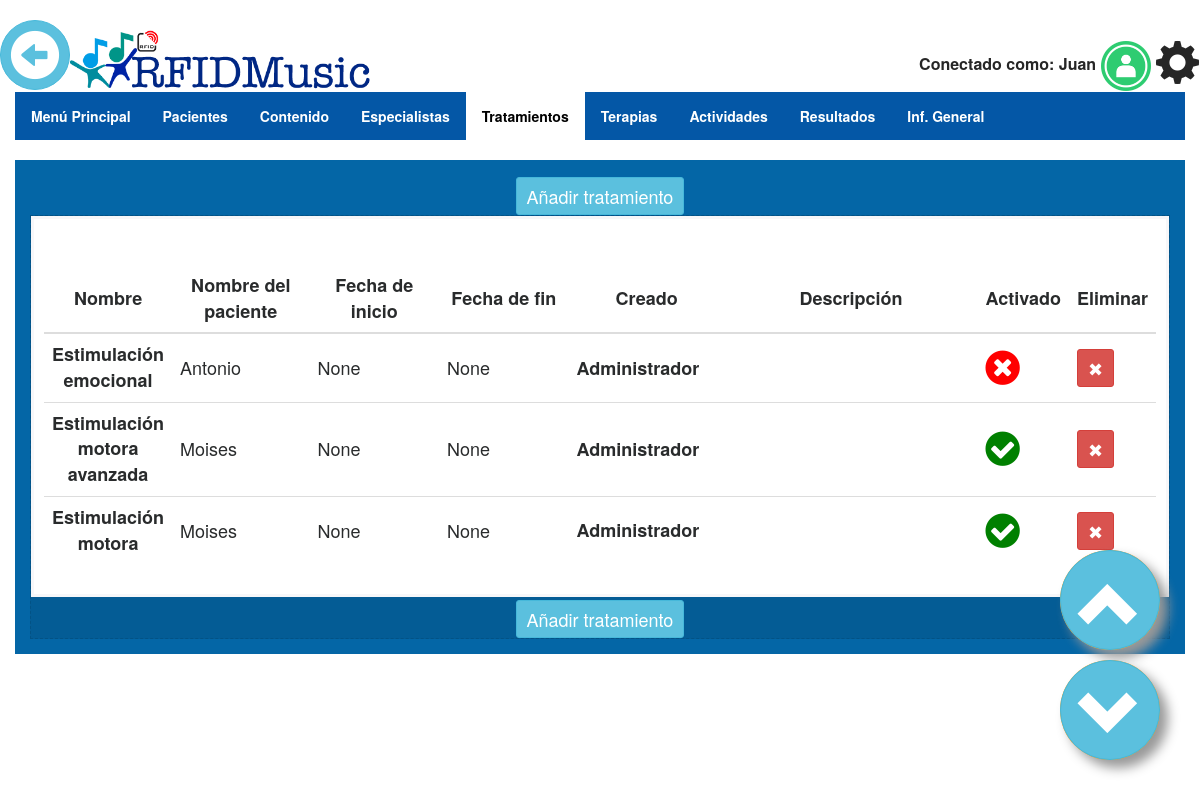
/settings/treatments_list/ (signed in), run on an earlier commit of the app's database.
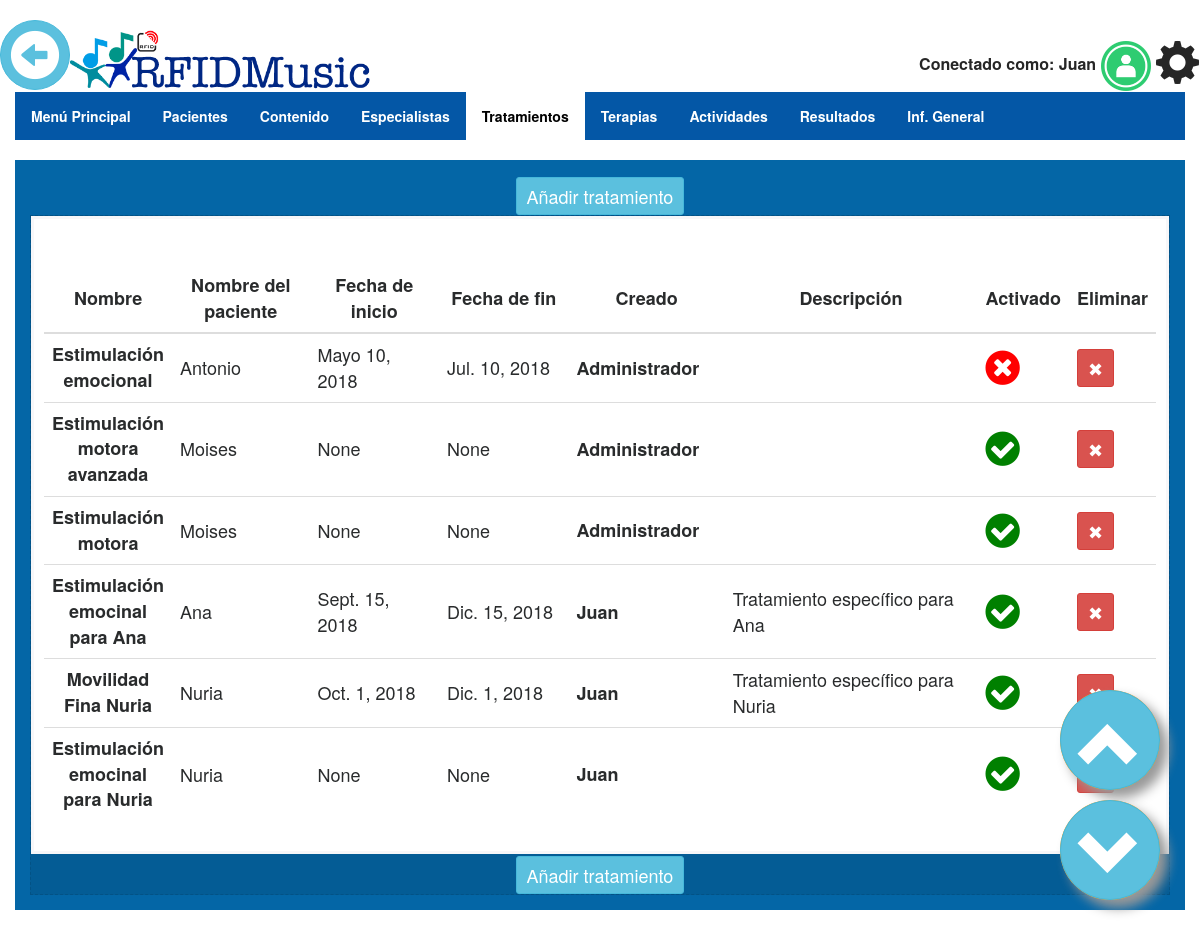
And on a later commit of the database.
### appQRMusical/models.py (models this page shows, shortened)
class Supervisa(models.Model):
    especialista = models.ForeignKey(Especialista,on_delete=models.CASCADE)
    tratamiento = models.ForeignKey(Tratamiento,on_delete=models.CASCADE)
    class Meta:
        unique_together = ("especialista","tratamiento")

class Tratamiento(models.Model):
    id = models.AutoField(primary_key=True)
    nombre = models.CharField("Nombre",max_length=50)
    paciente = models.ForeignKey(Paciente,on_delete=models.CASCADE)
    fecha_inicio = models.DateField(null=True,blank=True)
    fecha_fin = models.DateField(null=True,blank=True)
    descripcion = models.TextField(blank=True)
    activado = models.BooleanField(default=False)

class Paciente(models.Model):
    id = models.AutoField(primary_key=True)
    imagen = models.ImageField(upload_to='profiles/', blank=True)
    nombre = models.CharField("Nombre",max_length=50)
    apellido = models.CharField("Apellido",max_length=50)
    fecha_de_nacimiento = models.DateField(null=True,blank=True)
    edad = models.IntegerField(null=True,blank=True)
    genero = models.CharField(max_length=10,choices = Genero, blank=True)
    nivel = models.IntegerField(choices = Nivel,default=1)
    codigo = models.CharField(max_length=8, blank=True)
    online = models.CharField(max_length=10, choices=Valores_Online, default="no")
    def __str__(self):
        return self.nombre

class Especialista(models.Model):
    user = models.OneToOneField(User, on_delete=models.CASCADE)
    nombre = models.CharField("Nombre",max_length=50)
    apellido = models.CharField("Apellido",max_length=50)
    email = models.EmailField()

### appQRMusical/views.py (the view)
# urls.py: url(r'^settings/treatments_list/$', Tratamientos_list, name='treatments_list'),
def Tratamientos_list(request):
	model = Tratamiento
	req = request.user.id
	thera = Especialista.objects.get(user_id=req)
	sup = Supervisa.objects.filter(especialista_id=thera)
	template_name="treatments_list.html"
	login_url='/login/'
	redirect_field_name = "/login/"
	context = {
	'QRM_color' : "QRM_orange",
	'object_list' : Tratamiento.objects.all(),
	'thera' : thera,
    'supervise' :  Supervisa.objects.all()
	}
	return render(request,'treatments_list.html',context)

### appQRMusical/templatetags/zbar_extras.py (called while the page is built)
@register.simple_tag
def stop_cam():
	print("Stop Cam")
	if global_vars.zbar_status != None:
		os.system("ps -A | grep zbar| awk '{print $1}' | xargs kill -9 $1")
		global_vars.zbar_status = None
		global_vars.cam = 1

@register.simple_tag
def restart_game_vars():
	print("Reset game's global vars")
	global_vars.game_fail = 0
	global_vars.game_success = 0
	global_vars.game_initialized = False
	global_vars.last_message = global_vars.message
	global_vars.message_alert = "alert-info"
	global_vars.game_image = "/files/static/Who.png"
	global_vars.game_image = ""
	global_vars.game_file = ""
	global_vars.game_display = "none"
	global_vars.message = 'Get close QR code to cam'

### appQRMusical/templates/treatments_list.html (shortened to what this page needs)
{% extends "body.html" %}
{% block content_wrapper %}
<ul class="ullist">
  <strong>
  <li><a class="ullista" href="{% url 'settings' %}">Menú Principal</a></li>
  <li><a class="ullista" href="{% url 'users_list' %}">Pacientes</a></li>
  <li><a class="ullista" href="{% url 'gallery' %}">Contenido</a></li>
  <li><a class="ullista" href="{% url 'therapists_list' %}">Especialistas </a></li>
  <li><a class="ullistactive" href="{% url 'treatments_list' %}">Tratamientos </a></li>
  <li><a class="ullista" href="{% url 'therapies_list' %}">Terapias </a></li>
  <li><a class="ullista" href="{% url 'activity_settings' %}">Actividades</a></li>
  <li><a class="ullista" href="{% url 'results' %}">Resultados</a></li>
  <li><a class="ullista" href="{% url 'summary' %}">Inf. General</a></li>
</strong>
</ul>
<div class="col-sm-12 QRM_box {{QRM_color}}">
		<a href="{% url 'create_treatment' %}">
			<div class="btn btn-sm btn-info">
				<p>Añadir tratamiento</p>
			</div>
		</a>
	<div class="QRM_box_in">
		<div class="QRM_wrapper_table">
			<table class="table table-hover">
				<thead>
					<tr>
						<th>Nombre</th>
						<th>Nombre del paciente</th>
						<th>Fecha de inicio</th>
						<th>Fecha de fin</th>
						<th>Creado</th>
						<th>Descripción</th>
						<th>Activado</th>
                        <th>Eliminar</th>
			    	</tr>
				</thead>
				<tbody>
					    {% for object in supervise %}
						        <tr onclick="document.location = '{% url 'update_treatment' object.tratamiento.id %}';">
		              				<th scope="row" style="width: 3%; vertical-align: middle;">
                                        {{ object.tratamiento.nombre }}
                                    </th>
		              				<td style="width: 15%; vertical-align: middle;">
		              					{{ object.tratamiento.paciente }}
		              				</td>
		              				<td style="width: 15%; vertical-align: middle;">{{ object.tratamiento.fecha_inicio }}</td>
		              				<td style="width: 15%; vertical-align: middle;">{{ object.tratamiento.fecha_fin }}</td>
		              				<td style="width: 15%; vertical-align: middle;"><strong>{{ object.especialista.nombre }}</strong></td>
		              				<td style="width: 30%; vertical-align: middle;">{{ object.tratamiento.descripcion }}</td>
		              				<td style="width: 5%; vertical-align: middle;">
		              					{% if object.tratamiento.activado %}
                                        <i class="fa fa-check-circle" style="font-size:40px;color:Green"></i>
                                        {% else %}
                                        <i class="fa fa-times-circle" style="font-size:40px;color:red"></i>
                                        {% endif %}
                                    </td>
							        <td style=" vertical-align: middle;">
								        <form action="{% url 'treatment_delete' object.tratamiento.id %}" method="post">
										        <button type="submit" class="btn btn-danger btn-sm">
											        <p>✖</p>
										        </button>
								        </form>
							        </td>
		            			</tr>x
					    {% endfor %}
				</tbody>
			</table>
		</div>
		<a href="{% url 'create_treatment' %}">
			<div class="btn btn-sm btn-info">
				<p>Añadir tratamiento</p>
			</div>
		</a>
</div>
</div>
{% endblock content_wrapper %}

### appQRMusical/templates/body.html
{% extends "base.html" %}
{% block body %}
<div class="container-fluid">
		{% block content_wrapper %}
		{% endblock content_wrapper %}
</div>
{% endblock body %}

### appQRMusical/templates/base.html (shortened to what this page needs)
<!DOCTYPE html>
{% load staticfiles %}
{% load zbar_extras %}
<html lang="es">
	<head>
		<link href="{% static 'css/bootstrap.min.css' %}" rel="stylesheet" type="text/css">
		<link href="{% static 'css/QRMusical.css' %}" rel="stylesheet" type="text/css">
		<link rel="stylesheet" href="{% static 'css/bootstrap-select.css' %}" type="text/css"/>
        <link rel="stylesheet" href="https://cdnjs.cloudflare.com/ajax/libs/font-awesome/4.7.0/css/font-awesome.min.css">
	</head>
	<body>
		<div id="sidebar" class="navbar QRM_nav navbar-static-top">
			<div class="container-fluid QRM_container">
       				<div class="navbar-header">
                        <a class="navbar-nav">
                            <button type="button" onclick="goBack()" class="btn btn-info btn-back btn-xl"><i class="glyphicon glyphicon-circle-arrow-left" style="font-size:50px"></i></button>
                        </a>
						{% if user.is_authenticated %}
					<a href="{% url 'settings' %}" class="navbar-brand QRM_navbar-brand">
						<img src="/files/static/RFIDMusic.png" class="QRM_logo">
					</a>
                    {% else %}
					<a class="navbar-brand QRM_navbar-brand">
						<img src="/files/static/RFIDMusic.png" class="QRM_logo">
					</a>
                        {%endif%}
				</div>
				<div class="navbar-collapse collapse" style="height: 1px;">
					<ul class="nav navbar-nav QRM_navbar_nav">
                        {% if player.online == "si" %}
						    <a>Conectado como: {{ player }}</a>
                        {% if player.imagen %}
  						    <a>
                                <img onclick="confirmationUser()" class="img-circle"src="/{{ player.imagen.url }}" style="width: 50px">
						    </a>
                        {% else %}
								    <a style="top: -11px;">
									    <img onclick="confirmationUser()" src="/files/static/log_g.png" style="width: 50px">
								    </a>
                        {% endif %}
                        {% else %}
						{% if user.is_authenticated %}
						    <a>Conectado como: {{ user }}  </a>
							<a style="top: -11px;">
							<img  onclick="confirmation()" src="/files/static/log_g.png" style="width: 50px">
							</a>
							<a href="{% url 'user' %}" style="font-size: 45px;"> <i style="top:15px;" class="glyphicon glyphicon-cog"> </i></a>
						{% else %}
						<a>Pulsa para conectar --></a>
						<a href="/login/" style="top: -11px;">
						<img src="/files/static/log_b.png" style="width: 50px" title="Login" alt="Login">
						</a>
						{% endif %}
                        {% endif %}
					</ul>
				</div>
			</div>
		</div>
		<div id="content">
			{% block body %}{% endblock body %}
		</div>
		<footer>
                <a onclick="scrollWin(-50)" class="float2">
                   <button type="button" class="btn btn-info btn-circle btn-xl"> <i class="glyphicon glyphicon-chevron-up" style="font-size:65px" ></i></button>
                </a>
                <a onclick="scrollWin(50)" class="float">
                   <button type="button" class="btn btn-info btn-circle btn-xl"> <i class="glyphicon glyphicon-chevron-down" style="font-size:65px" ></i></button>
                </a>
		</footer>
	</body>
</html>

### appQRMusical/static/css/QRMusical.css (style rules this page uses)
.QRM_nav { font-size: 16px; color: #262626; font-weight: bold; margin-bottom: 0px !important; }
.QRM_navbar_nav { float:right; }
.QRM_navbar-brand { font-size: 35px; }
.QRM_container { padding: 20px 0px 0px 0px; }
.QRM_box { margin-left: auto; margin-right: auto; margin-top: 20px; padding: 15px; text-align: center; font-size: 18px; line-height: 36px; -webkit-transition-duration: 0.4s; transition-duration: 0.4s; }
.QRM_box_in { border-style: dashed; border-width: thin; border-color: rgba(0, 0, 0, 0.1); background-color: rgba(0, 0, 0, 0.1); color: #fff; }
.QRM_orange { background-color: #0466A6; }
.QRM_wrapper_table { padding: 1.5rem; margin-right: 0; margin-bottom: 0; margin-left: 0; border-width: .2rem; position: relative; padding: 1rem; border: solid #f7f7f9; background-color: white; }
.QRM_logo { width: 300px; top: -5px; position: relative; display: inline-block !important; }
.float { position:fixed; width:100px; height:100px; bottom:40px; right:40px; background-color:#FF9F19; color:#FFF; border-radius:50px; text-align:center; box-shadow: 8px 8px 12px #999; }
.float2 { position:fixed; width:100px; height:100px; bottom:150px; right:40px; background-color:#FF9F19; color:#FFF; border-radius:50px; text-align:center; box-shadow: 8px 8px 12px #999; }
body { font-family: "Helvetica Neue",Helvetica,Arial,sans-serif; }
a { color: inherit; text-decoration: none; }
p { margin: 0; font-size: 18px; line-height: 26px; font-weight: 400; }
footer { padding: 10px 0px 20px 0px; }
table { color: #292b2c; }
td { text-align: left; vertical-align: middle !important; }
th { text-align: -webkit-center; vertical-align: middle !important; }
ul { list-style-type: none; margin: 0; padding: 0; overflow: hidden; background-color: #FFFFFF; }
.ullist { list-style-type: none; margin: 0; padding: 0; overflow: hidden; background-color: #0457A6; }
li { float: left; }
li a { display: block; color: black; text-align: center; padding: 14px 16px; text-decoration: none; }
.ullista { display: block; color: white; text-align: center; padding: 14px 16px; text-decoration: none; }
.ullistactive { color: bllack; background-color: #FFFFFF; }
.btn-back { width: 70px; height: 70px; text-align: center; padding: 7px 7px; font-size: 2px; line-height: 2; border-radius: 50px; }
.btn-circle { width: 100px; height: 100px; text-align: center; padding: 20px 15px; font-size: 24px; line-height: 2; border-radius: 50px; }

What changed in the data, as far as the page shows it:
changed through a linked row, Supervisa "Estimulación emocional": tratamiento.fecha_inicio "None" → "Mayo 10, 2018"; tratamiento.fecha_fin "None" → "Jul. 10, 2018"
added Supervisa: tratamiento.nombre "Estimulación emocinal para Ana", tratamiento.paciente "Ana", tratamiento.fecha_inicio "Sept. 15, 2018", tratamiento.fecha_fin "Dic. 15, 2018", especialista.nombre "Juan", tratamiento.descripcion "Tratamiento específico para Ana"
added Supervisa: tratamiento.nombre "Movilidad Fina Nuria", tratamiento.paciente "Nuria", tratamiento.fecha_inicio "Oct. 1, 2018", tratamiento.fecha_fin "Dic. 1, 2018", especialista.nombre "Juan", tratamiento.descripcion "Tratamiento específico para Nuria"
added Supervisa: tratamiento.nombre "Estimulación emocinal para Nuria", tratamiento.paciente "Nuria", tratamiento.fecha_inicio "None", tratamiento.fecha_fin "None", especialista.nombre "Juan"
